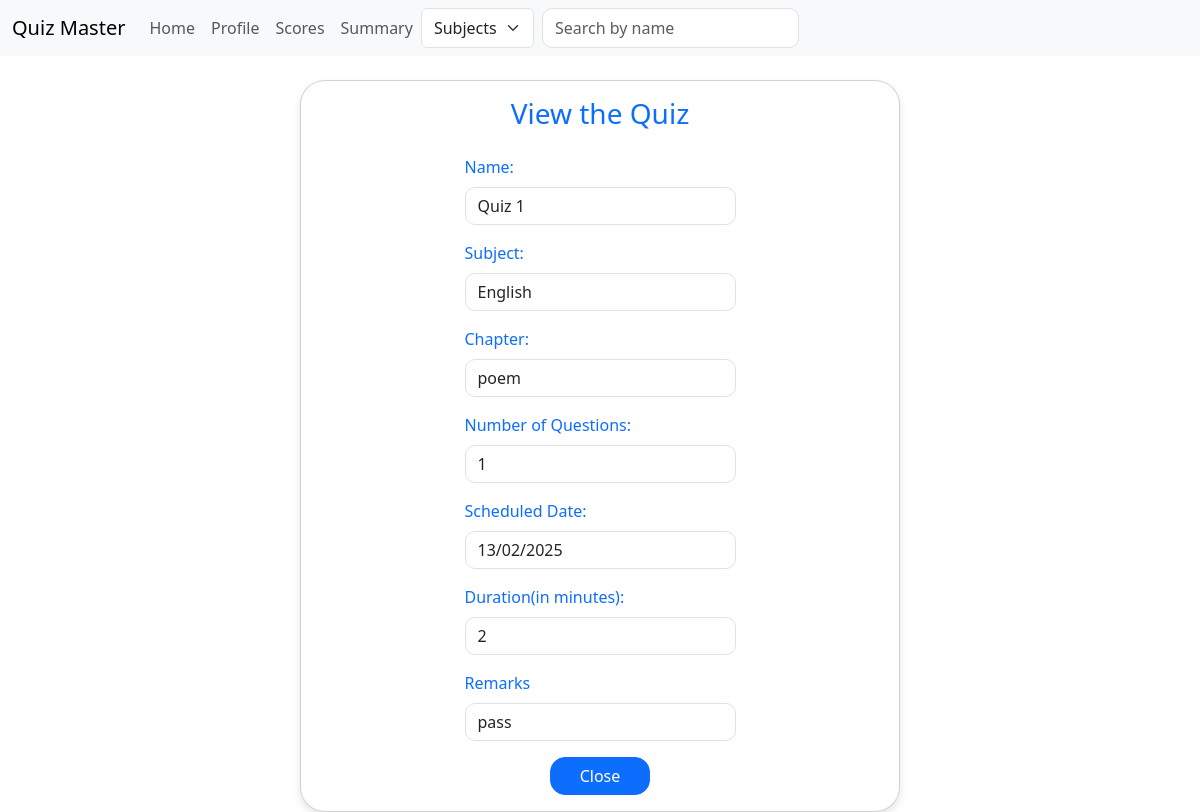
The app's page /quiz/1/view (signed in) with its own data.
### models.py (models this page shows)
class User(db.Model):
    id = db.Column(db.Integer, primary_key = True)
    username = db.Column(db.String(50), unique = True, nullable = False)
    password_hash = db.Column(db.String(256),  nullable = False)
    full_name = db.Column(db.String(100), nullable = True)
    qualification = db.Column(db.String(255), nullable = True)
    dob = db.Column(db.String(20), nullable = True)
    is_admin = db.Column(db.Boolean, nullable = False, default = False)

class Quiz(db.Model):
    id = db.Column(db.Integer, primary_key = True)
    name = db.Column(db.String(255), nullable = False)
    no_of_question = db.Column(db.Integer, nullable = False)
    marks = db.Column(db.Integer, nullable = False)
    date = db.Column(db.DateTime, default=datetime.utcnow)
    time = db.Column(db.Integer, default=int(datetime.utcnow().timestamp()))
    remark = db.Column(db.String(255))
    chapter_id = db.Column(db.Integer, db.ForeignKey('chapter.id'), nullable=False)
    questions = db.relationship('Question', backref='quiz', lazy=True)

class Subject(db.Model):
    id = db.Column(db.Integer, primary_key = True)
    name = db.Column(db.String(64), nullable = False, unique = True)
    description = db.Column(db.String(150))
    chapters = db.relationship('Chapter', backref='subject', cascade='all, delete')

class Chapter(db.Model):
    id = db.Column(db.Integer, primary_key = True)
    name = db.Column(db.String(64 ), nullable = False)
    description = db.Column(db.String(100))
    subject_id = db.Column(db.Integer, db.ForeignKey('subject.id'), nullable=False)

### routes.py (the view)
@app.route('/quiz/<int:id>/view')
@auth_requried
def view_quiz(id):
    user = User.query.get(session['user_id'])
    quiz = Quiz.query.get_or_404(id)
    chapter = Chapter.query.get(quiz.chapter_id)
    subject = Subject.query.get(chapter.subject_id)
    return render_template('view_quiz.html', quiz=quiz, chapter=chapter, subject=subject, user=user)

### routes.py (called while the page is built)
def auth_requried(func):
    @wraps(func)
    def inner(*args, **kwargs):
        if 'user_id' in session:
            return func(*args, **kwargs)
        else:
            flash('You need to be logged in to access this page')
            return redirect(url_for('login'))
    return inner

### templates/view_quiz.html (shortened to what this page needs)
{% extends 'layout.html' %}
{% block content %}
<div class="container mt-4">
    <div class="card">
        <div class="card-body">
            <h3 class="text-center text-primary mb-4">View the Quiz</h3>
            <div class="row">
                <div class="col-md-6 mx-auto">
                    <div class="mb-3">
                        <label class="form-label text-primary">Name:</label>
                        <input type="text" class="form-control" value="{{ quiz.name }}" readonly>
                    </div>
                    <div class="mb-3">
                        <label class="form-label text-primary">Subject:</label>
                        <input type="text" class="form-control" value="{{ subject.name }}" readonly>
                    </div>
                    <div class="mb-3">
                        <label class="form-label text-primary">Chapter:</label>
                        <input type="text" class="form-control" value="{{ chapter.name }}" readonly>
                    </div>
                    <div class="mb-3">
                        <label class="form-label text-primary">Number of Questions:</label>
                        <input type="text" class="form-control" value="{{ quiz.no_of_question }}" readonly>
                    </div>
                    <div class="mb-3">
                        <label class="form-label text-primary">Scheduled Date:</label>
                        <input type="text" class="form-control" value="{{ quiz.date.strftime('%d/%m/%Y') }}" readonly>
                    </div>
                    <div class="mb-3">
                        <label class="form-label text-primary">Duration(in minutes):</label>
                        <input type="text" class="form-control" value="{{ quiz.time }}" readonly>
                    </div>
                    <div class="mb-3">
                        <label class="form-label text-primary">Remarks</label>
                        <input type="text" class="form-control" value="{{ quiz.remark }}" readonly>
                    </div>
                    <div class="text-center">
                        <a href="{{ url_for('home') }}" class="btn btn-primary px-4">Close</a>
                    </div>
                </div>
            </div>
        </div>
    </div>
</div>
{% endblock %}

### templates/navbar.html (shortened to what this page needs)
<nav class="navbar navbar-expand-lg bg-body-tertiary">
    <div class="container-fluid">
        <a class="navbar-brand" href="/">Quiz Master</a>
        <div class="collapse navbar-collapse" id="navbarSupportedContent">
            <ul class="navbar-nav me-auto mb-2 mb-lg-0">
                {% if 'user_id' in session %}
                <li class="nav-item">
                    <a class="nav-link" href="{{ url_for('home') }}">Home</a>
                </li>
                <li class="nav-item">
                    <a class="nav-link" href="{{ url_for('profile') }}">Profile</a>
                </li>
                {% if user and user.is_admin %}
                <li class="nav-item">
                    <a class="nav-link" href="{{ url_for('quiz_management') }}">Quiz Management</a>
                </li>
                <li class="nav-item">
                    <a class="nav-link" href="{{ url_for('summary') }}">Summary</a>
                </li>
                <li class="nav-item">
                    <a class="nav-link" href="{{ url_for('user_data') }}">User Data</a>
                </li>
                {% else %}
                <li class="nav-item">
                    <a class="nav-link" href="{{ url_for('score') }}">Scores</a>
                </li>
                <li class="nav-item">
                    <a class="nav-link" href="{{ url_for('user_summary') }}">Summary</a>
                </li>
                {% endif %}
                <form class="d-flex" method="GET" action="{{ url_for('search') }}">
                    <select class="form-select me-2" name="source" style="width: auto;">
                        {% if user.is_admin %}
                        <option value="users" {% if source=='users' %}selected{% endif %}>Users</option>
                        <option value="subjects" {% if source=='subjects' %}selected{% endif %}>Subjects</option>
                        <option value="quiz" {% if source=='quiz' %}selected{% endif %}>Quizzes</option>
                        {% else %}
                        <option value="subjects" {% if source=='subjects' %}selected{% endif %}>Subjects</option>
                        {% endif %}
                    </select>
                    <input class="form-control me-2" type="search" placeholder="Search by name" name="q"
                        value="{{ request.args.get('q', '') }}">
                    <button class="btn btn-outline-light" type="submit">Search</button>
                </form>
                {% endif %}
            </ul>
        </div>
    </div>
</nav>

### templates/view_quiz.html (style rules this page uses)
.card { border-radius: 25px; box-shadow: 0 4px 8px rgba(0,0,0,0.1); max-width: 600px; margin: 0 auto; }
.form-label { color: #0d6efd; font-weight: 500; }
.form-control { border-radius: 10px; }
.btn { border-radius: 15px; min-width: 100px; }

### records on screen
User: source "Subjects"
Quiz: name "Quiz 1", no_of_question "1", date "13/02/2025", time "2", remark "pass"
Subject: name "English"
Chapter: name "poem"
